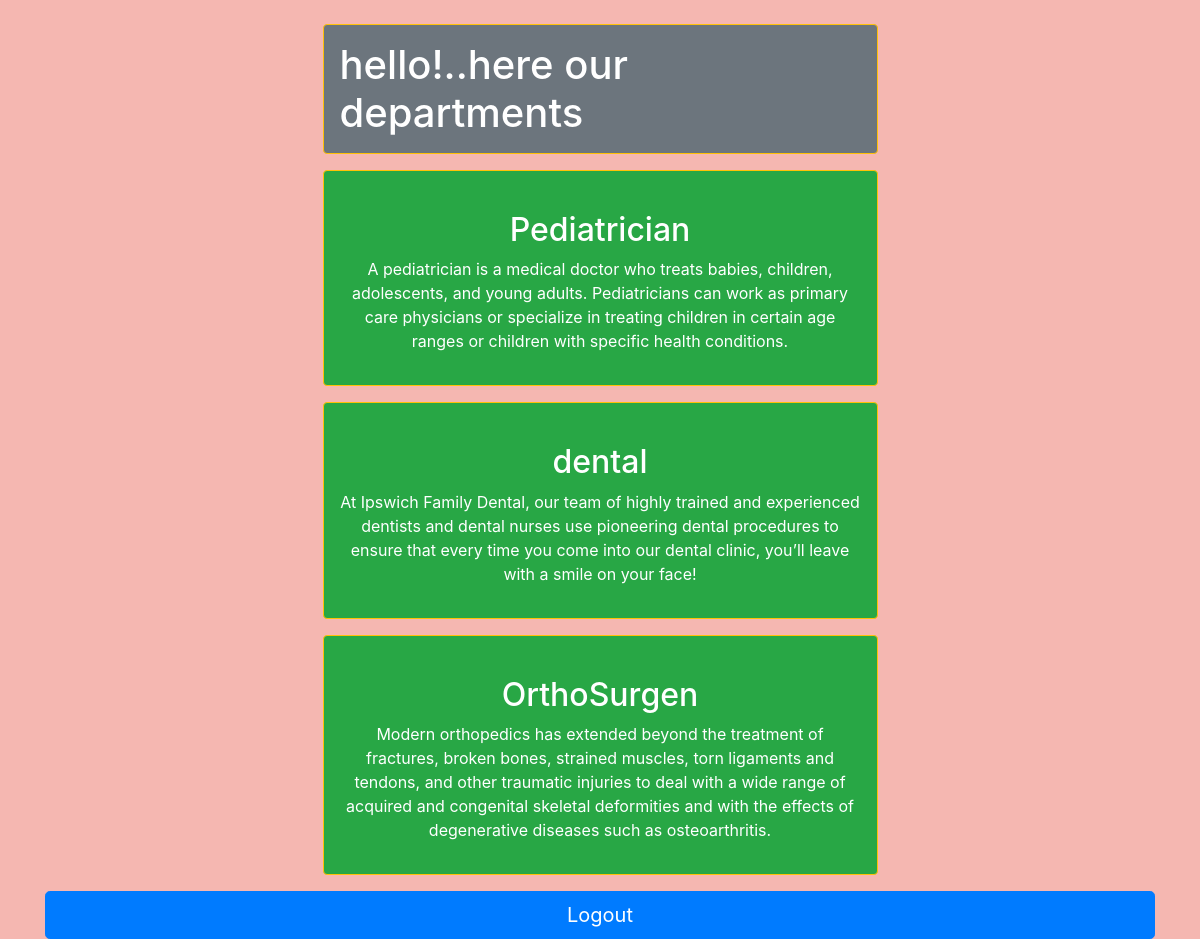
The app's page /home/ (signed in) with its own data.
### myapp/models.py (models this page shows)
class Departments(models.Model):
    dep_name=models.CharField(max_length=250)
    dep_description=models.TextField()

### myapp/views.py (the view)
# urls.py: path('home/', home, name='home'),
@never_cache
@login_required(login_url='login')
def home(request):
    dict_dept = {
        'dept': Departments.objects.all()
    }
    if request.method == 'POST':
        return redirect('home')
    return render(request,'home.html',dict_dept)

### myapp/templates/home.html (shortened to what this page needs)
<!DOCTYPE html>
<html lang="en">
<head>
    <link href="https://stackpath.bootstrapcdn.com/bootstrap/4.5.2/css/bootstrap.min.css" rel="stylesheet">
</head>
<body>
    <div class="container mt-4">
        <h1 class="mx-auto w-50 bg-secondary text-white p-3 my-3 border border-warning rounded">hello!..here our departments</h1>
        <ul class="list-unstyled">
            {% for department in dept %}
            <div class="mx-auto w-50 bg-success text-white text-center p-3 my-3 border border-warning rounded">
                <li>
                    <br>
                    <h2>{{ department.dep_name }}</h2>
                    <p>{{ department.dep_description }}</p>
                </li>
            </div>
            {% empty %}
                <p>No departments found.</p>
            {% endfor %}
        </ul>
        <form method="post" action="{% url 'user_logout' %}">
                   <button type="submit"  class="btn btn-primary btn-lg btn-block" name="user_logout">Logout</button>
    </form>
    </div>
</body>
</html>

### myapp/templates/home.html (style rules this page uses)
body { background-color: #f5b7b1; }

### records on screen
Departments: dep_name "Pediatrician", dep_description "A pediatrician is a medical doctor who treats babies, children, adolescents, and young adults. Pediatricians can work as primary care physicians or specialize in treating children in certain age ranges or children with specific health conditions."
Departments: dep_name "dental", dep_description "At Ipswich Family Dental, our team of highly trained and experienced dentists and dental nurses use pioneering dental procedures to ensure that every time you come into our dental clinic, you’ll leave with a smile on your face!"
Departments: dep_name "OrthoSurgen", dep_description "Modern orthopedics has extended beyond the treatment of fractures, broken bones, strained muscles, torn ligaments and tendons, and other traumatic injuries to deal with a wide range of acquired and congenital skeletal deformities and with the effects of degenerative diseases such as osteoarthritis."
